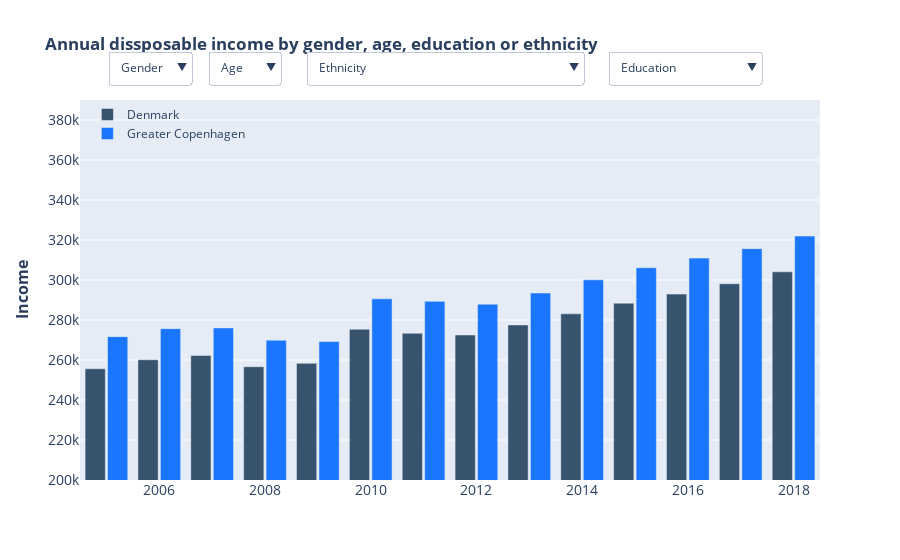

Notebook code for this chart:
### Markdown cell above
### Interactive visualization for income with filters for age, gender, education and ethnicity

### Code cell
# Create the initial plot
fig = go.Figure()
# Line plot (commented out)
#fig = px.line(df_income, x='year', y='count', color='municipality', markers=True, width=900, height=400)
#fig.update_traces(line_color='rgb(55, 83, 109)', selector=dict(name='Denmark'))
#fig.update_traces(line_color='rgb(26, 118, 255)', selector=dict(name='Greater Copenhagen'))
# Bar plot 
fig.add_trace(go.Bar(x=years,
                y=dk_yearly_avg_inc,
                name='Denmark',
                marker_color='rgb(55, 83, 109)'
                ))
fig.add_trace(go.Bar(x=years,
                y=cop_yearly_avg_inc,
                name='Greater Copenhagen',
                marker_color='rgb(26, 118, 255)'
                ))

# Define the dropdown menu
genders = df_cop_dk.gender.unique()
buttons = []
# Add button for all genders
buttons.append(dict(method='update',
                    label='Gender',
                    args=[{'x': [years]*2,
                           'y': [dk_yearly_avg_inc, cop_yearly_avg_inc],
                           'visible': [True]*2}],
                    )
             )


# Add button for each gender
for gender in genders:
    dk_yearly_avg_count = df_cop_dk[(df_cop_dk.municipality=='Denmark') & (df_cop_dk.gender==gender)].groupby(['year', 'municipality', 'gender'])['weighted_inc_gen_mun'].sum()
    cop_yearly_avg_count = df_cop_dk[(df_cop_dk.municipality=='Greater Copenhagen') & (df_cop_dk.gender==gender)].groupby(['year', 'municipality', 'gender'])['weighted_inc_gen_mun'].sum()
    buttons.append(dict(method='update',
                        label=gender,
                        args=[{'x': [years]*2,
                               'y': [dk_yearly_avg_count, cop_yearly_avg_count],
                               'visible': [True]*2}],
                        )
                        # add selection to the list of visible values
                        
                 )

# Define the dropdown menu for Age
ages = df_cop_dk.age.unique()
buttons_2 = []
# Add button for all ages
buttons_2.append(dict(method='update',
                    label='Age',
                    args=[{'x': [years]*4,
                           'y': [dk_yearly_avg_inc, cop_yearly_avg_inc],
                           'visible': [True]*4}],
                    )
             )
# Add button for each age
for age in ages:
    age_dk_yearly_avg_count = df_cop_dk[(df_cop_dk.municipality=='Denmark') & (df_cop_dk.age==age)].groupby(['year', 'municipality', 'age'])['weighted_inc_age_mun'].sum()
    age_cop_yearly_avg_count = df_cop_dk[(df_cop_dk.municipality=='Greater Copenhagen') & (df_cop_dk.age==age)].groupby(['year', 'municipality', 'age'])['weighted_inc_age_mun'].sum()
    buttons_2.append(dict(method='update',
                        label=age,
                        args=[{'x': [years]*4,
                               'y': [age_dk_yearly_avg_count, age_cop_yearly_avg_count],
                               'visible': [True]*4}],
                        )
                 )
    
# Define the dropdown menu for ethnicity
ethnicities = df_cop_dk.ethnicity.unique()
buttons_3 = []
# Add button for all ethnicities
buttons_3.append(dict(method='update',
                    label='Ethnicity',
                    args=[{'x': [years]*3,
                           'y': [dk_yearly_avg_inc, cop_yearly_avg_inc],
                           'visible': [True]*3}],
                    )
             )
# Add button for each ehtnicity
for ethnicity in ethnicities:
    eth_dk_yearly_avg_count = df_cop_dk[(df_cop_dk.municipality=='Denmark') & (df_cop_dk.ethnicity==ethnicity)].groupby(['year', 'municipality', 'ethnicity'])['weighted_inc_eth_mun'].sum()
    eth_cop_yearly_avg_count = df_cop_dk[(df_cop_dk.municipality=='Greater Copenhagen') & (df_cop_dk.ethnicity==ethnicity)].groupby(['year', 'municipality', 'ethnicity'])['weighted_inc_eth_mun'].sum()
    buttons_3.append(dict(method='update',
                        label=ethnicity,
                        args=[{'x': [years]*3,
                               'y': [eth_dk_yearly_avg_count, eth_cop_yearly_avg_count],
                               'visible': [True]*3}],
    )
                       )
    
# Define the dropdown menu for education
educations = df_cop_dk.education.unique()
buttons_4 = []
# Add button for all educations
buttons_4.append(dict(method='update',
                    label='Education',
                    args=[{'x': [years]*2,
                           'y': [dk_yearly_avg_inc, cop_yearly_avg_inc],
                           'visible': [True]*2}],
                    )
             )
# Add button for each education
for education in educations:
    edu_dk_yearly_avg_count = df_cop_dk[(df_cop_dk.municipality=='Denmark') & (df_cop_dk.education==education)].groupby(['year', 'municipality', 'education'])['weighted_inc_edu_mun'].sum()
    edu_cop_yearly_avg_count = df_cop_dk[(df_cop_dk.municipality=='Greater Copenhagen') & (df_cop_dk.education==education)].groupby(['year', 'municipality', 'education'])['weighted_inc_edu_mun'].sum()
    buttons_4.append(dict(method='update',
                        label=education,
                        args=[{'x': [years]*2,
                               'y': [edu_dk_yearly_avg_count, edu_cop_yearly_avg_count],
                               'visible': [True]*2}],
    )
                       )

updatemenus = [{'buttons': buttons,
                'direction': 'down',
                'showactive': True,
                'active': 0,
                'y': 1.13,
                'x': 0.15}, 
                {'buttons': buttons_2,
                 'direction': 'down',
                 'showactive': True,
                 'active': 0,
                 'y': 1.13,
                 'x': 0.27}, 
                 {'buttons': buttons_3,
                 'direction': 'down',
                 'showactive': True,
                 'active': 0,
                 'y': 1.13,
                 'x': 0.68},
                 {'buttons': buttons_4,
                 'direction': 'down',
                 'showactive': True,
                 'active': 0,
                 'y': 1.13,
                 'x': 0.92}]


# Update the layout to add the dropdown menu and set the title
fig.update_layout(
    updatemenus=updatemenus,
    title='<b>Annual dissposable income by gender, age, education or ethnicity<b>',
    xaxis_tickfont_size=14,
    xaxis=dict(
              title='',
              titlefont_size=16,
              domain=[0, 1],
    ),
    # fix the yaxis range to be the same for all plots
    yaxis=dict(
        title='<b>Income<b>',
        titlefont_size=16,
        tickfont_size=14,
        range=[200000, 390000],
    ),
    legend=dict(
        title='',
        x=0.01,
        y=1,
        bgcolor='rgba(255, 255, 255, 0)',
        bordercolor='rgba(255, 255, 255, 0)'
    ),
    barmode='group',
    bargap=0.15, # gap between bars of adjacent location coordinates.
    bargroupgap=0.1 # gap between bars of the same location coordinate.
)
fig.write_html('dk_cph_income_bar.html')
fig.show()

### Figure 1 — Plotly figure (JSON) as saved in the notebook; plotly's stock layout.template omitted (floating-point values rounded to 4 significant figures)
{"data": [{"marker": {"color": "rgb(55, 83, 109)"}, "name": "Denmark", "type": "bar", "x": [2005, 2006, 2007, 2008, 2009, 2010, 2011, 2012, 2013, 2014, 2015, 2016, 2017, 2018], "y": [255600.0, 260100.0, 262300.0, 256600.0, 258300.0, 275400.0, 273400.0, 272500.0, 277500.0, 283100.0, 288400.0, 293000.0, 298100.0, 304100.0]}, {"marker": {"color": "rgb(26, 118, 255)"}, "name": "Greater Copenhagen", "type": "bar", "x": [2005, 2006, 2007, 2008, 2009, 2010, 2011, 2012, 2013, 2014, 2015, 2016, 2017, 2018], "y": [271700.0, 275700.0, 276100.0, 269900.0, 269200.0, 290600.0, 289300.0, 287900.0, 293500.0, 300100.0, 306200.0, 310900.0, 315700.0, 322000.0]}], "layout": {"bargap": 0.15, "bargroupgap": 0.1, "barmode": "group", "legend": {"bgcolor": "rgba(255, 255, 255, 0)", "bordercolor": "rgba(255, 255, 255, 0)", "title": {"text": ""}, "x": 0.01, "y": 1}, "title": {"text": "<b>Annual dissposable income by gender, age, education or ethnicity<b>"}, "updatemenus": [{"active": 0, "buttons": [{"args": [{"visible": [true, true], "x": [[2005, 2006, 2007, 2008, 2009, 2010, 2011, 2012, 2013, 2014, 2015, 2016, 2017, 2018], [2005, 2006, 2007, 2008, 2009, 2010, 2011, 2012, 2013, 2014, 2015, 2016, 2017, 2018]], "y": [[255600.0, 260100.0, 262300.0, 256600.0, 258300.0, 275400.0, 273400.0, 272500.0, 277500.0, 283100.0, 288400.0, 293000.0, 298100.0, 304100.0], [271700.0, 275700.0, 276100.0, 269900.0, 269200.0, 290600.0, 289300.0, 287900.0, 293500.0, 300100.0, 306200.0, 310900.0, 315700.0, 322000.0]]}], "label": "Gender", "method": "update"}, {"args": [{"visible": [true, true], "x": [[2005, 2006, 2007, 2008, 2009, 2010, 2011, 2012, 2013, 2014, 2015, 2016, 2017, 2018], [2005, 2006, 2007, 2008, 2009, 2010, 2011, 2012, 2013, 2014, 2015, 2016, 2017, 2018]], "y": [[256300.0, 260700.0, 263000.0, 258000.0, 259700.0, 277000.0, 274900.0, 273600.0, 278500.0, 284500.0, 290100.0, 294800.0, 299700.0, 306500.0], [272900.0, 277300.0, 277300.0, 271100.0, 269900.0, 292200.0, 290900.0, 288900.0, 294700.0, 301200.0, 307300.0, 312300.0, 317300.0, 324200.0]]}], "label": "Men", "method": "update"}, {"args": [{"visible": [true, true], "x": [[2005, 2006, 2007, 2008, 2009, 2010, 2011, 2012, 2013, 2014, 2015, 2016, 2017, 2018], [2005, 2006, 2007, 2008, 2009, 2010, 2011, 2012, 2013, 2014, 2015, 2016, 2017, 2018]], "y": [[254900.0, 259500.0, 261600.0, 255300.0, 257100.0, 273800.0, 271900.0, 271400.0, 276600.0, 281700.0, 286900.0, 291200.0, 296600.0, 301700.0], [270500.0, 274100.0, 274800.0, 268700.0, 268500.0, 289000.0, 287900.0, 286900.0, 292400.0, 299000.0, 305000.0, 309600.0, 314100.0, 319900.0]]}], "label": "Women", "method": "update"}], "direction": "down", "showactive": true, "x": 0.15, "y": 1.13}, {"active": 0, "buttons": [{"args": [{"visible": [true, true, true, true], "x": [[2005, 2006, 2007, 2008, 2009, 2010, 2011, 2012, 2013, 2014, 2015, 2016, 2017, 2018], [2005, 2006, 2007, 2008, 2009, 2010, 2011, 2012, 2013, 2014, 2015, 2016, 2017, 2018], [2005, 2006, 2007, 2008, 2009, 2010, 2011, 2012, 2013, 2014, 2015, 2016, 2017, 2018], [2005, 2006, 2007, 2008, 2009, 2010, 2011, 2012, 2013, 2014, 2015, 2016, 2017, 2018]], "y": [[255600.0, 260100.0, 262300.0, 256600.0, 258300.0, 275400.0, 273400.0, 272500.0, 277500.0, 283100.0, 288400.0, 293000.0, 298100.0, 304100.0], [271700.0, 275700.0, 276100.0, 269900.0, 269200.0, 290600.0, 289300.0, 287900.0, 293500.0, 300100.0, 306200.0, 310900.0, 315700.0, 322000.0]]}], "label": "Age", "method": "update"}, {"args": [{"visible": [true, true, true, true], "x": [[2005, 2006, 2007, 2008, 2009, 2010, 2011, 2012, 2013, 2014, 2015, 2016, 2017, 2018], [2005, 2006, 2007, 2008, 2009, 2010, 2011, 2012, 2013, 2014, 2015, 2016, 2017, 2018], [2005, 2006, 2007, 2008, 2009, 2010, 2011, 2012, 2013, 2014, 2015, 2016, 2017, 2018], [2005, 2006, 2007, 2008, 2009, 2010, 2011, 2012, 2013, 2014, 2015, 2016, 2017, 2018]], "y": [[227400.0, 230100.0, 231200.0, 227800.0, 230900.0, 244700.0, 241700.0, 239200.0, 242100.0, 245100.0, 246200.0, 249300.0, 252100.0, 256900.0], [242300.0, 244300.0, 243800.0, 240300.0, 242000.0, 258100.0, 255000.0, 251500.0, 254800.0, 257900.0, 259400.0, 263500.0, 266600.0, 272300.0]]}], "label": "30-39", "method": "update"}, {"args": [{"visible": [true, true, true, true], "x": [[2005, 2006, 2007, 2008, 2009, 2010, 2011, 2012, 2013, 2014, 2015, 2016, 2017, 2018], [2005, 2006, 2007, 2008, 2009, 2010, 2011, 2012, 2013, 2014, 2015, 2016, 2017, 2018], [2005, 2006, 2007, 2008, 2009, 2010, 2011, 2012, 2013, 2014, 2015, 2016, 2017, 2018], [2005, 2006, 2007, 2008, 2009, 2010, 2011, 2012, 2013, 2014, 2015, 2016, 2017, 2018]], "y": [[255500.0, 259400.0, 261400.0, 255500.0, 255900.0, 273200.0, 271700.0, 270700.0, 276100.0, 281700.0, 287100.0, 291000.0, 296000.0, 301300.0], [274600.0, 277500.0, 278600.0, 272400.0, 269900.0, 293100.0, 292100.0, 290800.0, 297400.0, 304800.0, 311900.0, 315300.0, 319700.0, 325100.0]]}], "label": "40-49", "method": "update"}, {"args": [{"visible": [true, true, true, true], "x": [[2005, 2006, 2007, 2008, 2009, 2010, 2011, 2012, 2013, 2014, 2015, 2016, 2017, 2018], [2005, 2006, 2007, 2008, 2009, 2010, 2011, 2012, 2013, 2014, 2015, 2016, 2017, 2018], [2005, 2006, 2007, 2008, 2009, 2010, 2011, 2012, 2013, 2014, 2015, 2016, 2017, 2018], [2005, 2006, 2007, 2008, 2009, 2010, 2011, 2012, 2013, 2014, 2015, 2016, 2017, 2018]], "y": [[296000.0, 300400.0, 301300.0, 293600.0, 295500.0, 315300.0, 311800.0, 310100.0, 315800.0, 322300.0, 330100.0, 335200.0, 341100.0, 348500.0], [315500.0, 319800.0, 317800.0, 308000.0, 307400.0, 335100.0, 334500.0, 333700.0, 340500.0, 348600.0, 358200.0, 363200.0, 368700.0, 376500.0]]}], "label": "50-59", "method": "update"}, {"args": [{"visible": [true, true, true, true], "x": [[2005, 2006, 2007, 2008, 2009, 2010, 2011, 2012, 2013, 2014, 2015, 2016, 2017, 2018], [2005, 2006, 2007, 2008, 2009, 2010, 2011, 2012, 2013, 2014, 2015, 2016, 2017, 2018], [2005, 2006, 2007, 2008, 2009, 2010, 2011, 2012, 2013, 2014, 2015, 2016, 2017, 2018], [2005, 2006, 2007, 2008, 2009, 2010, 2011, 2012, 2013, 2014, 2015, 2016, 2017, 2018]], "y": [[263300.0, 271200.0, 275700.0, 268100.0, 269700.0, 287800.0, 286800.0, 288600.0, 293900.0, 300600.0, 307500.0, 314000.0, 321000.0, 327500.0], [284800.0, 294100.0, 296400.0, 288100.0, 286400.0, 308700.0, 310400.0, 312600.0, 318400.0, 327600.0, 336000.0, 344200.0, 351700.0, 357200.0]]}], "label": "60-65", "method": "update"}], "direction": "down", "showactive": true, "x": 0.27, "y": 1.13}, {"active": 0, "buttons": [{"args": [{"visible": [true, true, true], "x": [[2005, 2006, 2007, 2008, 2009, 2010, 2011, 2012, 2013, 2014, 2015, 2016, 2017, 2018], [2005, 2006, 2007, 2008, 2009, 2010, 2011, 2012, 2013, 2014, 2015, 2016, 2017, 2018], [2005, 2006, 2007, 2008, 2009, 2010, 2011, 2012, 2013, 2014, 2015, 2016, 2017, 2018]], "y": [[255600.0, 260100.0, 262300.0, 256600.0, 258300.0, 275400.0, 273400.0, 272500.0, 277500.0, 283100.0, 288400.0, 293000.0, 298100.0, 304100.0], [271700.0, 275700.0, 276100.0, 269900.0, 269200.0, 290600.0, 289300.0, 287900.0, 293500.0, 300100.0, 306200.0, 310900.0, 315700.0, 322000.0]]}], "label": "Ethnicity", "method": "update"}, {"args": [{"visible": [true, true, true], "x": [[2005, 2006, 2007, 2008, 2009, 2010, 2011, 2012, 2013, 2014, 2015, 2016, 2017, 2018], [2005, 2006, 2007, 2008, 2009, 2010, 2011, 2012, 2013, 2014, 2015, 2016, 2017, 2018], [2005, 2006, 2007, 2008, 2009, 2010, 2011, 2012, 2013, 2014, 2015, 2016, 2017, 2018]], "y": [[258300.0, 263100.0, 265500.0, 259900.0, 262100.0, 280600.0, 279100.0, 278500.0, 284200.0, 290700.0, 296800.0, 302400.0, 308400.0, 314600.0], [281100.0, 286000.0, 287100.0, 280900.0, 280600.0, 305700.0, 305500.0, 304900.0, 312100.0, 320500.0, 328500.0, 335300.0, 341700.0, 348700.0]]}], "label": "Danish", "method": "update"}, {"args": [{"visible": [true, true, true], "x": [[2005, 2006, 2007, 2008, 2009, 2010, 2011, 2012, 2013, 2014, 2015, 2016, 2017, 2018], [2005, 2006, 2007, 2008, 2009, 2010, 2011, 2012, 2013, 2014, 2015, 2016, 2017, 2018], [2005, 2006, 2007, 2008, 2009, 2010, 2011, 2012, 2013, 2014, 2015, 2016, 2017, 2018]], "y": [[208400.0, 212300.0, 214400.0, 211800.0, 212000.0, 221200.0, 218300.0, 217200.0, 219700.0, 223500.0, 226600.0, 228200.0, 231300.0, 238300.0], [210900.0, 214100.0, 214200.0, 212000.0, 211900.0, 220700.0, 218000.0, 217200.0, 220500.0, 225400.0, 229900.0, 232900.0, 236600.0, 244500.0]]}], "label": "Immigrants and descendants", "method": "update"}, {"args": [{"visible": [true, true, true], "x": [[2005, 2006, 2007, 2008, 2009, 2010, 2011, 2012, 2013, 2014, 2015, 2016, 2017, 2018], [2005, 2006, 2007, 2008, 2009, 2010, 2011, 2012, 2013, 2014, 2015, 2016, 2017, 2018], [2005, 2006, 2007, 2008, 2009, 2010, 2011, 2012, 2013, 2014, 2015, 2016, 2017, 2018]], "y": [[255100.0, 258400.0, 259800.0, 253000.0, 252800.0, 264000.0, 260500.0, 259400.0, 262800.0, 266000.0, 270500.0, 273300.0, 277100.0, 283400.0], [245200.0, 244700.0, 242900.0, 237200.0, 236200.0, 246100.0, 243400.0, 241300.0, 244800.0, 248900.0, 253400.0, 256100.0, 259300.0, 265800.0]]}], "label": "Non-western immigrants and descendants", "method": "update"}], "direction": "down", "showactive": true, "x": 0.68, "y": 1.13}, {"active": 0, "buttons": [{"args": [{"visible": [true, true], "x": [[2005, 2006, 2007, 2008, 2009, 2010, 2011, 2012, 2013, 2014, 2015, 2016, 2017, 2018], [2005, 2006, 2007, 2008, 2009, 2010, 2011, 2012, 2013, 2014, 2015, 2016, 2017, 2018]], "y": [[255600.0, 260100.0, 262300.0, 256600.0, 258300.0, 275400.0, 273400.0, 272500.0, 277500.0, 283100.0, 288400.0, 293000.0, 298100.0, 304100.0], [271700.0, 275700.0, 276100.0, 269900.0, 269200.0, 290600.0, 289300.0, 287900.0, 293500.0, 300100.0, 306200.0, 310900.0, 315700.0, 322000.0]]}], "label": "Education", "method": "update"}, {"args": [{"visible": [true, true], "x": [[2005, 2006, 2007, 2008, 2009, 2010, 2011, 2012, 2013, 2014, 2015, 2016, 2017, 2018], [2005, 2006, 2007, 2008, 2009, 2010, 2011, 2012, 2013, 2014, 2015, 2016, 2017, 2018]], "y": [[284400.0, 289100.0, 291200.0, 283000.0, 285400.0, 307900.0, 304800.0, 303500.0, 309300.0, 315200.0, 320300.0, 324700.0, 329900.0, 335700.0], [303400.0, 307900.0, 308400.0, 299000.0, 297600.0, 326100.0, 323900.0, 321200.0, 327700.0, 335100.0, 340300.0, 345100.0, 349600.0, 356000.0]]}], "label": "Higher education", "method": "update"}, {"args": [{"visible": [true, true], "x": [[2005, 2006, 2007, 2008, 2009, 2010, 2011, 2012, 2013, 2014, 2015, 2016, 2017, 2018], [2005, 2006, 2007, 2008, 2009, 2010, 2011, 2012, 2013, 2014, 2015, 2016, 2017, 2018]], "y": [[240100.0, 244200.0, 246200.0, 241700.0, 242600.0, 255900.0, 254000.0, 252800.0, 256700.0, 261300.0, 266200.0, 270200.0, 274700.0, 280400.0], [249300.0, 252400.0, 252200.0, 247700.0, 246800.0, 261600.0, 260100.0, 258600.0, 262400.0, 267200.0, 272800.0, 276400.0, 280400.0, 285900.0]]}], "label": "No higher education", "method": "update"}], "direction": "down", "showactive": true, "x": 0.92, "y": 1.13}], "xaxis": {"domain": [0, 1], "tickfont": {"size": 14}, "title": {"font": {"size": 16}, "text": ""}}, "yaxis": {"range": [200000, 390000], "tickfont": {"size": 14}, "title": {"font": {"size": 16}, "text": "<b>Income<b>"}}}}
